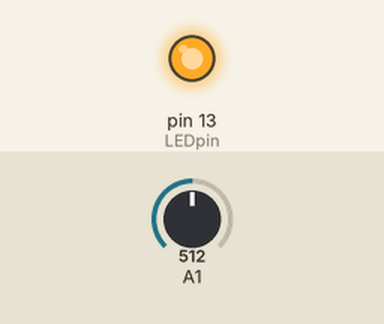
Recording of a sketch running on a simulated Arduino Uno, built with avr-gcc and run on an emulated ATmega328P. Shown: output pins drawn as LEDs (lit = HIGH). The test bench sets the inputs (shaded band); at power-on: A1 = 512. What the sketch prints to the serial monitor is not drawn.

Above: at 0.05 s.
Timing chart, 0 to 3.0 s (numbered marks = the images above):
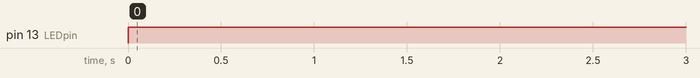

The sketch:

AnalogHumidity.ino
```cpp
// This code will output the relative humidity using an analog humidity sensor (HIH-4030 Breakout, Sparkfun: SEN-09569).
// By: Spencer McDonald
// 2/11/2014

// To connect the sensor: See labels on the breakout board.
// The OU(T) in this code is connected to A1.

// Initalize Variables

#define LEDpin 13

int humiditySensor = 0;
float humiditySensorV = 0;
float humiditySensorRH = 0;

void setup()
{
  Serial.begin(115200); // Opens the communication between Arduino and computer serial port
  Serial.println("Relative humidity in % measured with analog humidity sensor:"); // Print header
  pinMode(LEDpin, OUTPUT);
}


void loop()
{
// Humidity Sensor
  humiditySensor = analogRead(A1);                                // Read the analog pin
  humiditySensorV = humiditySensor*(5.0/1024);                    // Convert the digital number to voltage
  humiditySensorRH = (humiditySensorV - (5.0*0.16))/(5.0*0.0062); // Convert the voltage to proper units
  Serial.print(humiditySensorRH,2);                               // Output the value
  Serial.println();                                               // New line

  digitalWrite(LEDpin,HIGH);                                      // Flash LED to show sensor running
  delay(1000);                                                    // Print about once per second
  digitalWrite(LEDpin,LOW);
}
```

Measured:
- by itself, pin 13 (LEDpin): LOW → HIGH at 0.00 s
